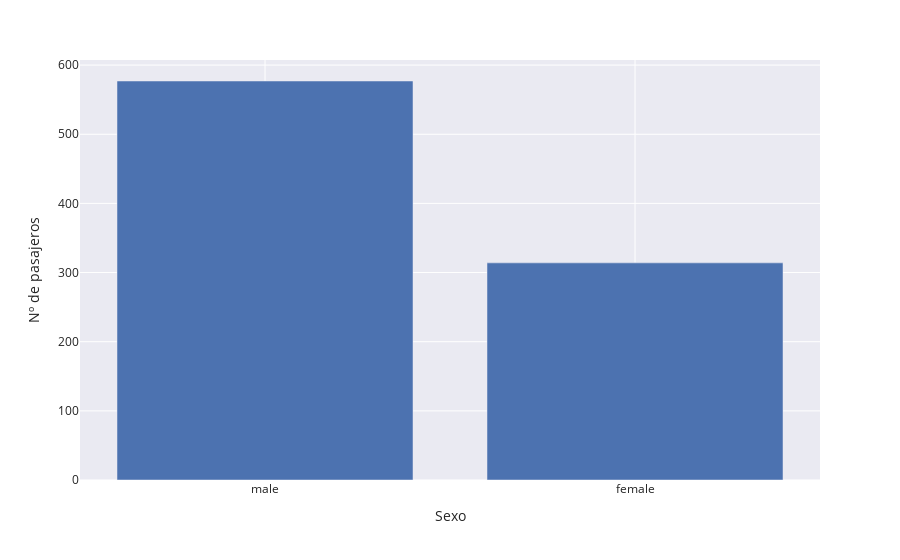

This figure's notebook cell:
### Code cell
fig = px.bar(df, x =df['Sex'].unique(),y=df['Sex'].value_counts(), template='seaborn')
fig.update_xaxes(type='category',title='Sexo')
fig.update_yaxes(title= 'Nº de pasajeros')


fig.show()

### Figure 1 — Plotly figure (JSON) as saved in the notebook; plotly's stock layout.template omitted (floating-point values rounded to 4 significant figures)
{"data": [{"alignmentgroup": "True", "hovertemplate": "x=%{x}<br>y=%{y}<extra></extra>", "legendgroup": "", "marker": {"color": "rgb(76,114,176)", "pattern": {"shape": ""}}, "name": "", "offsetgroup": "", "orientation": "v", "showlegend": false, "textposition": "auto", "type": "bar", "x": ["male", "female"], "xaxis": "x", "y": [577, 314], "yaxis": "y"}], "layout": {"barmode": "relative", "legend": {"tracegroupgap": 0}, "margin": {"t": 60}, "xaxis": {"anchor": "y", "domain": [0, 1], "title": {"text": "Sexo"}, "type": "category"}, "yaxis": {"anchor": "x", "domain": [0, 1], "title": {"text": "Nº de pasajeros"}}}}
